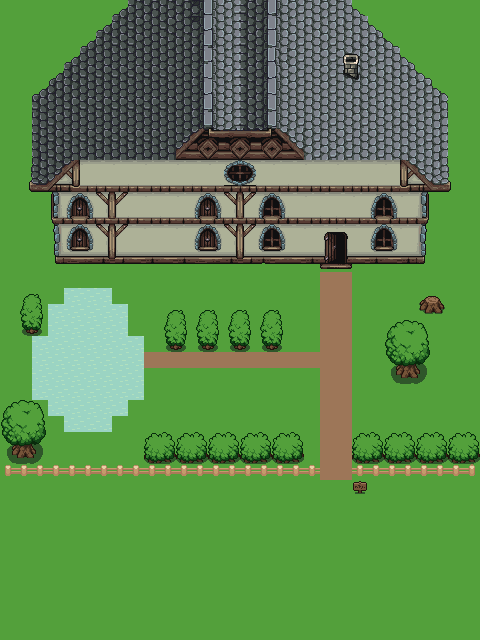

Below is a game level as drawn by its tile map, then a one-line description and the .tmx that defines it (tile-layer data replaced by summaries):
An orthogonal 30x40 tile map with 16x16 px tiles, 3 tile layers (Floor, Wall, Decor), 6 tilesets and 1 object.

<map version="1.10" tiledversion="1.11.2" orientation="orthogonal" renderorder="right-down" width="30" height="40" tilewidth="16" tileheight="16" infinite="0" nextlayerid="7" nextobjectid="2">
 <tileset firstgid="1" name="houses" tilewidth="16" tileheight="16" tilecount="4096" columns="64">
  <image source="Houses_Pack/houses.png" width="1024" height="1024" />
 </tileset>
 <tileset firstgid="4097" name="grass" tilewidth="16" tileheight="16" tilecount="72" columns="6">
  <image source="../sprites/tilesets/plains.png" width="96" height="192" />
 </tileset>
 <tileset firstgid="4169" name="Water" tilewidth="16" tileheight="16" tilecount="4" columns="4">
  <image source="../Sprout-Lands-Tilemap-0.2.0/addons/sprout_lands_tilemap/assets/Tilesets/Water.png" width="64" height="16" />
 </tileset>
 <tileset firstgid="4173" name="Grass" tilewidth="16" tileheight="16" tilecount="80" columns="10">
  <image source="../Sprout-Lands-Tilemap-0.2.0/addons/sprout_lands_tilemap/assets/Tilesets/Grass.png" width="160" height="128" />
 </tileset>
 <tileset firstgid="4253" name="Fences" tilewidth="16" tileheight="16" tilecount="16" columns="4">
  <image source="../Sprout-Lands-Tilemap-0.2.0/addons/sprout_lands_tilemap/assets/Tilesets/Fences.png" width="64" height="64" />
 </tileset>
 <tileset firstgid="4269" name="objects" tilewidth="16" tileheight="16" tilecount="208" columns="16">
  <image source="../sprites/objects/objects.png" width="256" height="208" />
 </tileset>
 <layer id="1" name="Floor" width="30" height="40">
  <data>[1200 cells, 1200 non-empty, 2 distinct tile ids]</data>
 </layer>
 <objectgroup id="6" name="Door">
  <object id="1" x="318.716" y="225.82" width="33.2311" height="42.2941">
   <properties>
    <property name="spawnX" type="float" value="20" />
    <property name="spawnY" type="float" value="20" />
    <property name="targerMap" value="map.tmx" />
   </properties>
  </object>
 </objectgroup>
 <layer id="4" name="Wall" width="30" height="40">
  <data>[1200 cells, 407 non-empty, 177 distinct tile ids]</data>
 </layer>
 <layer id="5" name="Decor" width="30" height="40">
  <data>[1200 cells, 176 non-empty, 35 distinct tile ids]</data>
 </layer>
</map>
